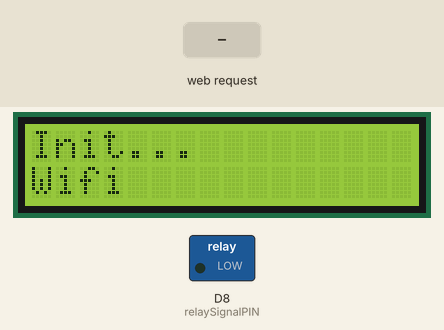
Simulated run of this sketch. Board: ESP8266 (NodeMCU). On the bench: 16×2 character LCD, switched loads named in the sketch (green lamp = pin HIGH). The inputs (shaded band) are chosen by the test bench. WiFi joins after 1.5 s; servers stay silent unless stated; pins used as bus, display or sensor lines are not drawn; what the sketch prints to the serial monitor is not drawn.

Above: at 0.1 s.
At 2.7 s:
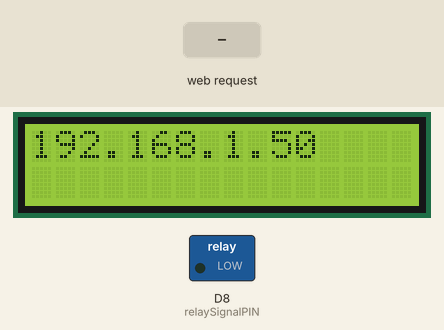
2.8 s: HTTP request GET /tagpro received
At 3.2 s:
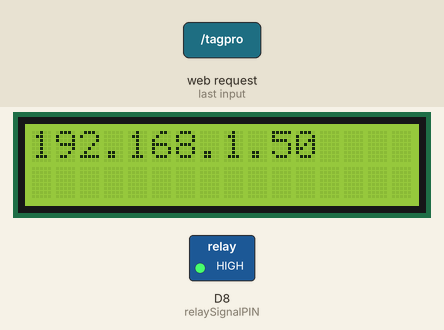
Timing chart, 0 to 6.9 s (numbered marks = the images above; inputs shaded):
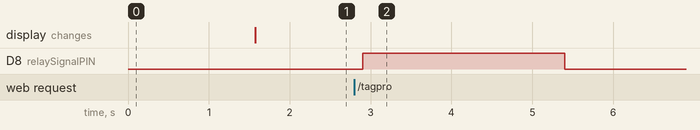

The sketch:

iot_tagpro.ino
```cpp
#include <ESP8266WiFi.h>
#include <LiquidCrystal.h>

char *ssid = "";
char *password = "";

// LEDS
int builtinLED = LED_BUILTIN;
int relaySignalPIN = D8;
// VALUES
int builtinLedVAL = LOW;
int relaySignalVAL = LOW;

// SERVER
WiFiServer server(80);

// LCD screen
const int rs = D5, en = D0;
LiquidCrystal lcd(rs, en, D4, D3, D2, D1);

void setup()
{
    Serial.begin(115200);
    // LCD SCREEN
    lcd.begin(16, 2);
    lcd.setCursor(0, 0);
    lcd.print("Init...");

    // BUILTIN LED
    pinMode(builtinLED, OUTPUT);
    digitalWrite(builtinLED, builtinLedVAL);

    // RELAY
    pinMode(relaySignalPIN, OUTPUT);
    digitalWrite(relaySignalPIN, relaySignalVAL);

    // Connect to WiFi network
    Serial.println();
    Serial.print("Connecting to ");
    Serial.println(ssid);

    lcd.setCursor(0, 1);
    lcd.print("Wifi");
    lcd.setCursor(5, 1);
    lcd.print(ssid);

    WiFi.begin(ssid, password);

    while (WiFi.status() != WL_CONNECTED)
    {
        blinkLED(builtinLED, builtinLedVAL, 100);
        delay(400);
        Serial.print(".");
    }
    Serial.println("");
    Serial.println("WiFi connected");

    // Start the server
    server.begin();
    Serial.println("Server started");
    Serial.print("Use this URL : http://");
    Serial.print(WiFi.localIP());
    Serial.println("/");

    lcd.clear();
    lcd.print(WiFi.localIP());
}

void loop()
{
    // Check if a client has connected
    WiFiClient client = server.available();
    if (!client)
    {
        return;
    }

    // Wait until the client sends some data
    Serial.println("New client");
    blinkLED(builtinLED, builtinLedVAL, 100);
    while (!client.available())
    {
        delay(1);
    }

    // Read the first line of the request
    String request = client.readStringUntil('\r');
    Serial.println(request);
    handleRoute(client, request);
    client.flush();

    Serial.println("Client disconnected");
    Serial.println("");
}

void handleRoute(WiFiClient client, String request)
{
    String method = request.substring(0, request.indexOf(' '));
    String url = request.substring(request.indexOf(' ') + 1, request.lastIndexOf(' '));
    String route = url.substring(0, url.indexOf('?'));
    String paramStr = url.substring(url.indexOf('?') + 1);

    String params[5][2]; // 5 params max
    int paramIdx = 0;
    while (true)
    {
        Serial.println("paramStr: " + paramStr);
        params[paramIdx][0] = paramStr.substring(0, paramStr.indexOf('='));
        params[paramIdx][1] = paramStr.substring(paramStr.indexOf('=') + 1, paramStr.indexOf('&'));
        int i = paramStr.indexOf('&');
        if (i == -1)
        {
            break;
        }
        paramStr.remove(0, i + 1);
        paramIdx++;
    }

    if (route == "/tagpro")
    {
        routeTagpro(client, params);
        delay(4000);
        lcdHomeScreen(lcd, client);
    }
    else if (route == "/")
    {
        routeHome(client);
    }

}

void routeTagpro(WiFiClient client, String params[][2])
{
    int duration = getParam(params, "duration", "2500").toInt();
    String lcdHead = getParam(params, "lcdHead", "");
    String lcdBody = getParam(params, "lcdBody", "");

    clientHeaders(client, "application/json");
    client.println("{ \"status\": \"success\" }");

    if (lcdHead != "" || lcdBody != "")
    {
        lcd.clear();
        lcd.print(lcdHead);
        lcd.setCursor(0, 1);
        lcd.print(lcdBody);
    }

    blinkLED(relaySignalPIN, relaySignalVAL, duration);

    if (lcdHead != "" || lcdBody != "")
    {
        delay(5000 - duration);
        lcdHomeScreen(lcd, client);
    }
}

void routeHome(WiFiClient client)
{
    clientHeaders(client, "text/html");
    client.println("<!DOCTYPE HTML>");
    client.println("<html>");
    client.println("Server up and running");
    client.println("</html>");
}

void clientHeaders(WiFiClient client, String contentType)
{
    client.println("HTTP/1.1 200 OK");
    client.println("Content-Type: " + contentType);
    client.println(""); //  do not forget this one
}

void blinkLED(int pin, int val, int dur)
{
    int tempVal = val == HIGH ? LOW : HIGH;
    digitalWrite(pin, tempVal);
    delay(dur);
    digitalWrite(pin, val);
}

String getParam(String params[][2], char *name, char *def)
{
    // Returns *name from params if found, else defaults to def
    for (int i = 0; i < sizeof(params) - 1; i++)
    {
        if (params[i][0] == name)
        {
            return params[i][1];
            break;
        }
    }
    return def;
}

void clearLcdLine(LiquidCrystal lcd, int nb)
{
    lcd.setCursor(0, nb);
    lcd.print("                ");
}

void lcdHomeScreen(LiquidCrystal lcd, WiFiClient client)
{
    lcd.clear();
    lcd.print(WiFi.localIP());
}
```

Measured:
- after the input at 2.8 s, D8 (relaySignalPIN): LOW → HIGH after 0.10 s, → LOW 2.5 s later
